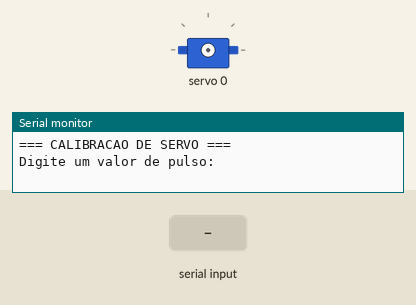
This sketch was run on a simulated Arduino Uno, built with avr-gcc and run on an emulated ATmega328P. On the bench: servo, the last lines printed to the serial monitor. The test bench sets the inputs (shaded band).

Above: at 1.2 s.
1.3 s: "90,45\n" received over Serial
2.8 s: "200\n" received over Serial
At 3.2 s:
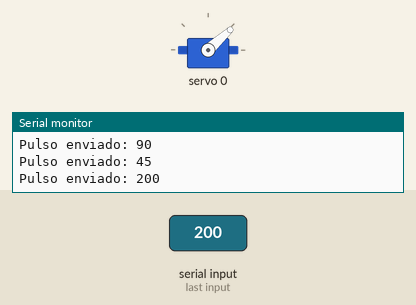
4.3 s: "90\n" received over Serial
At 5.6 s:
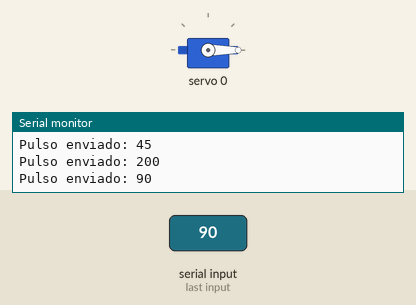
Timing chart, 0 to 7.3 s (numbered marks = the images above; inputs shaded):
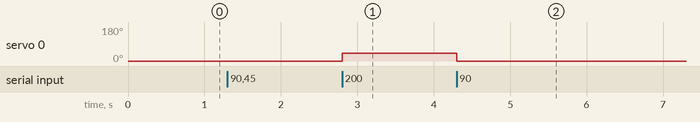

The sketch:

CalibraPWM.ino
```cpp
#include <Wire.h>
#include <Adafruit_PWMServoDriver.h>

Adafruit_PWMServoDriver pca = Adafruit_PWMServoDriver(0x40);

#define SERVO_FREQ 50
#define SERVO_CH 0   // colocar o numero do servo aqui para calibrar

void setup() {
  Serial.begin(115200);
  Wire.begin();

  pca.begin();
  pca.setPWMFreq(SERVO_FREQ);

  Serial.println("=== CALIBRACAO DE SERVO ===");
  Serial.println("Digite um valor de pulso: ");
}

void loop() {
  if (Serial.available()) {
    int pulse = Serial.parseInt();

    if (pulse > 0) {
      pca.setPWM(SERVO_CH, 0, pulse);

      Serial.print("Pulso enviado: ");
      Serial.println(pulse);
    }
  }
}
```

Measured:
- after the input at 2.8 s, servo 0: 0° → 42° at once
- after the input at 4.3 s, servo 0: 42° → 0° at once
